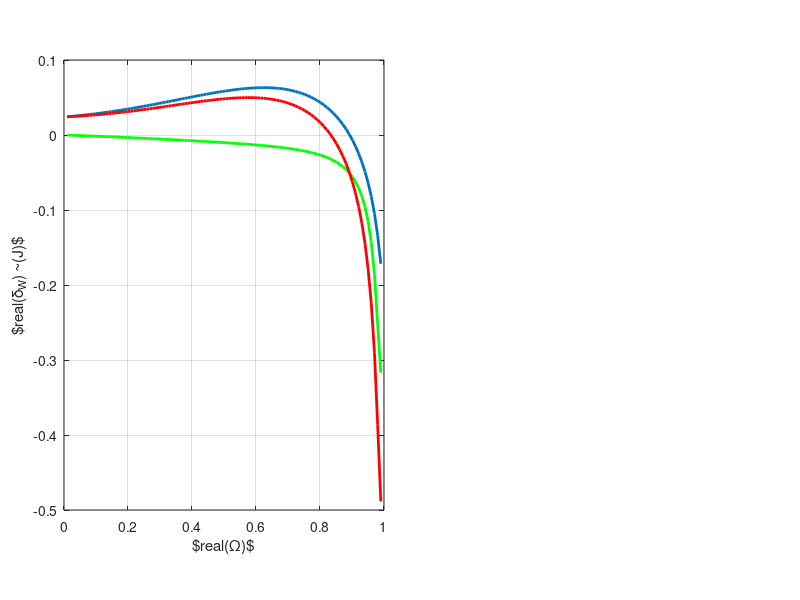

Recreate this plot in MATLAB. (Note: this script raises an error after producing the figure.)
clear;
clf;
a=0.38;
R0=1.3;
p0=2.8083e3;
eps0=a/R0;

xi_s=0.01;
r_s=0.38;

E0=25.142e3;
B0=0.84;
mp=2;
Z=1;

rho_h=1.02*sqrt(mp)/Z*sqrt(E0)/(B0*10000);
rho_h=rho_h/a;

delta_r=0.2;
c0=0.8;
c2=1.385;

n=100;

omegai=0.01i;
omega=linspace(0.01+omegai,0.99+omegai,n);

Ckd=-8*pi^2*a^2*R0*p0 *rho_h/eps0 *(eps0*xi_s)^2;
fs=exp (-(r_s/delta_r)^2)*(c2*(delta_r^2+r_s^2)+c0);
f0=c2*delta_r^2+c0;
df=fs-f0;
Ckd=Ckd*df;
omega_kd=omega.^3 .*log(1-1./omega) +omega.^2 +0.5*omega +1/3;
dwk_kd=omega_kd*Ckd;

Cks=4*pi^2*a^2*R0*p0*(eps0*xi_s)^2*delta_r^2;
dfs=exp(-r_s^2/delta_r^2) -1;
Cks=Cks*dfs;
omega_ks=-omega./(omega-1) +omega +omega.^2 .*log(1-1./omega);
dwk_ks =Cks *omega_ks;


dwk_k=dwk_kd+dwk_ks;
set(gcf,'Units','points','position',[100 500 1600 800],'Color',[1 1 1]);
hax=axes('Position',[0.08 0.15 0.4 0.75],'FontSize',24,'FontName','Latex'); 

plot(real(omega),real(dwk_kd),'-','LineWidth',2);
hold all;

plot(real(omega),real(dwk_ks),'g-','LineWidth',2);
grid on;

plot(real(omega),real(dwk_k),'r-','LineWidth',2);

xlabel('$real(\Omega)$');
ylabel('$real(\delta_W) ~(J)$');


%%%%read dwk++ data %%%%


Ct=0.47073675;


[dwk_romega,dwk_iomega,dwk_rdwk,dwk_idwk]=read_omega_dwk('omega_dwk.out_kd');
T0k=E0 *1.602e-19;
n0=p0/T0k;
n0=n0/Ct;
Cdwk=pi^2 *a^2 *R0 *n0*T0k
dwk_rdwk_si=dwk_rdwk*Cdwk;
dwk_idwk_si=dwk_idwk*Cdwk;
plot(dwk_romega,dwk_rdwk_si,'bx');


[dwk_romega,dwk_iomega,dwk_rdwk,dwk_idwk]=read_omega_dwk('omega_dwk.out_ks');
T0k=E0 *1.602e-19;
n0=p0/T0k;
n0=n0/Ct;
Cdwk=pi^2 *a^2 *R0 *n0*T0k
dwk_rdwk_si=dwk_rdwk*Cdwk;
dwk_idwk_si=dwk_idwk*Cdwk;
plot(dwk_romega,dwk_rdwk_si,'gx');


[dwk_romega,dwk_iomega,dwk_rdwk,dwk_idwk]=read_omega_dwk('omega_dwk.out_all');
T0k=E0 *1.602e-19;
n0=p0/T0k;
n0=n0/Ct;
Cdwk=pi^2 *a^2 *R0 *n0*T0k
dwk_rdwk_si=dwk_rdwk*Cdwk;
dwk_idwk_si=dwk_idwk*Cdwk;
plot(dwk_romega,dwk_rdwk_si,'rx');

legend('$\delta W_{k,d}~(Analytical)~~$','$\delta W_{k,s}~(Analytical)~~$','$\delta W_{k}~(Analytical)~~$','$\delta W_{k,d} ~(dwk++)~$','$\delta W_{k,s} ~(dwk++)$','$\delta W_{k}~ ~(dwk++)$','Location','southwest');
hax=axes('Position',[0.56 0.15 0.4 0.75],'FontSize',24); 


grid on;

plot(real(omega),imag(dwk_kd),'-','LineWidth',2);
hold all;

plot(real(omega),imag(dwk_ks),'g-','LineWidth',2);
grid on;

plot(real(omega),imag(dwk_k),'r-','LineWidth',2);


[dwk_romega,dwk_iomega,dwk_rdwk,dwk_idwk]=read_omega_dwk('omega_dwk.out_kd');
T0k=E0 *1.602e-19;
n0=p0/T0k;
n0=n0/Ct;
Cdwk=pi^2 *a^2 *R0 *n0*T0k
dwk_rdwk_si=dwk_rdwk*Cdwk;
dwk_idwk_si=dwk_idwk*Cdwk;
plot(dwk_romega,dwk_idwk_si,'bx');


[dwk_romega,dwk_iomega,dwk_rdwk,dwk_idwk]=read_omega_dwk('omega_dwk.out_ks');
T0k=E0 *1.602e-19;
n0=p0/T0k;
n0=n0/Ct;
Cdwk=pi^2 *a^2 *R0 *n0*T0k
dwk_rdwk_si=dwk_rdwk*Cdwk;
dwk_idwk_si=dwk_idwk*Cdwk;
plot(dwk_romega,dwk_idwk_si,'gx');


[dwk_romega,dwk_iomega,dwk_rdwk,dwk_idwk]=read_omega_dwk('omega_dwk.out_all');
T0k=E0 *1.602e-19;
n0=p0/T0k;
n0=n0/Ct;
Cdwk=pi^2 *a^2 *R0 *n0*T0k
dwk_rdwk_si=dwk_rdwk*Cdwk;
dwk_idwk_si=dwk_idwk*Cdwk;
plot(dwk_romega,dwk_idwk_si,'rx');


legend('$\delta W_{k,d} ~(Analytical)~~$','$\delta W_{k,s}~(Analytical)~~$','$\delta W_{k}~(Analytical)~~$','$\delta W_{k,d} ~(dwk++)~$','$\delta W_{k,s} ~(dwk++)$','$\delta W_{k}~(dwk++)$','Location','southwest');

xlabel('$real(\Omega)$');
ylabel('$imag(\delta_W) ~(J)$');


%myprint('dwk_compare_anly_to_code');
